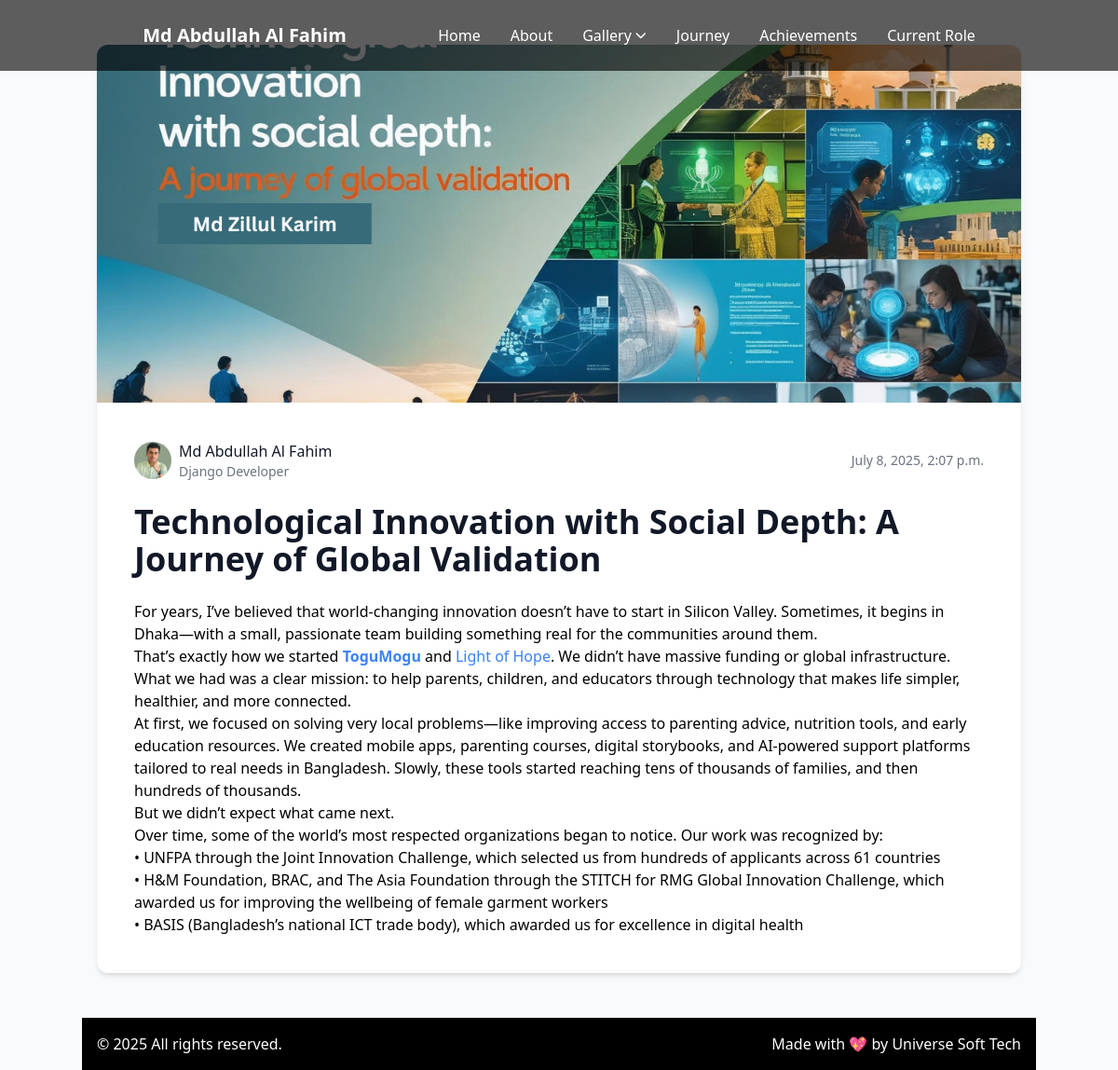
Screenshot of /blogs/technological-innovation-with-social-depth-a-journey-of-global-validation with the database file from the repository.
### userprofile/models.py (models this page shows, shortened)
class Profile(models.Model):
    full_name = models.CharField(max_length=200)
    designation = models.CharField(max_length=200)
    profile_image = models.ImageField(upload_to='profile/')
    short_bio = models.TextField()
    about = RichTextField()
    about_image = models.ImageField(
        upload_to='profile/about/',
        blank=True,
        null=True,
        help_text="Image specifically for the About section"
    )
    email = models.EmailField()
    phone = models.CharField(max_length=20)
    address = models.TextField()
    cv_file = models.FileField(upload_to='cvs/', blank=True)
    facebook = models.URLField(blank=True)
    linkedin = models.URLField(blank=True)
    twitter = models.URLField(blank=True)
    instagram = models.URLField(blank=True)
    medium = models.URLField(blank=True)
    hero_title = models.CharField(max_length=200, default="Innovating Education")
    hero_description = RichTextField(default="About my work...")
    show_hero_mobile = models.BooleanField(default=True)
    hero_button_text = models.CharField(max_length=50, default="Contact Me")

class BlogPost(models.Model):
    profile = models.ForeignKey(Profile, on_delete=models.CASCADE)
    title = models.CharField(max_length=200)
    slug = models.SlugField(max_length=200, unique=True, blank=True)
    content = RichTextField()
    featured_image = models.ImageField(upload_to='blog/')
    published_date = models.DateTimeField(auto_now_add=True)
    is_published = models.BooleanField(default=True)

### userprofile/views.py (the view)
# urls.py: path('blogs/<slug:slug>',blog_details,name='blogdetails'),
def blog_details(request,slug):
    profile = Profile.objects.first()
    blog = get_object_or_404(BlogPost, slug=slug)
    return render(request, 'profile/blogdetails.html', {'blog':blog,'profile':profile})

### userprofile/templates/profile/blogdetails.html (shortened to what this page needs)
{% extends "profile/base.html" %}
{% block content %}
<main class="container mx-auto px-4 py-8 md:py-12">
    <article class="max-w-6xl mx-auto bg-white rounded-xl shadow-md overflow-hidden">
        <div class="w-full h-64 md:h-96 bg-gray-200 overflow-hidden">
            <img src="{{ blog.featured_image.url }}" alt="{{ blog.title }}" class="w-full h-full object-cover">
        </div>
        <div class="p-6 md:p-8 lg:p-10">
            <div class="flex items-center justify-between mb-6">
                <div class="flex items-center space-x-2">
                    <div class="w-10 h-10 rounded-full bg-blue-100 flex items-center justify-center overflow-hidden">
                        <img src="{{ profile.profile_image.url }}" alt="{{ profile.full_name }}"
                            class="w-full h-full object-cover">
                    </div>
                    <div>
                        <p class="font-medium text-gray-900">{{ profile.full_name }}</p>
                        <p class="text-sm text-gray-500">{{ profile.designation }}</p>
                    </div>
                </div>
                <div class="text-sm text-gray-500">
                    <time>{{ blog.published_date }}</time>
                </div>
            </div>
            <h1 class="text-3xl md:text-4xl font-bold text-gray-900 mb-6">{{ blog.title }}</h1>
            <div class="prose max-w-none">
                <p class="lead">{{ blog.content | safe }}</p>
            </div>
        </div>
    </article>
</main>
{% endblock content %}

### userprofile/templates/profile/include/navbar.html (shortened to what this page needs)
<header class="bg-[#000000A0] fixed w-screen top-0 z-50">
    <div class="container mx-auto">
        <nav>
            <div class="flex justify-around items-center px-4 py-6">
                <div>
                    <a href="#" class="text-white font-semibold text-xl group relative">
                        <span>{{ profile.full_name }}</span>
                    </a>
                </div>
                <div class="hidden md:flex items-center space-x-8">
                    <div class="group relative">
                        <a href="{% url 'home' %}" class="text-white hover:text-gray-300">
                            <span>Home</span>
                        </a>
                    </div>
                    <div class="group relative">
                        <a href="{% url 'home' %}#about" class="text-white hover:text-gray-300">
                            <span>About</span>
                        </a>
                    </div>
                    <div class="group relative">
                        <button class="text-white hover:text-gray-300 flex items-center">
                            <span>Gallery</span>
                            <i
                                class="fas fa-chevron-down ml-1 text-xs transition-transform duration-200 group-hover:rotate-180"></i>
                        </button>
                    </div>
                    <div class="group relative">
                        <a href="{% url 'home' %}#journey" class="text-white hover:text-gray-300">
                            <span>Journey</span>
                        </a>
                    </div>
                    <div class="group relative">
                        <a href="#achievements" class="text-white hover:text-gray-300">
                            <span>Achievements</span>
                        </a>
                    </div>
                    <div class="group relative">
                        <a href="{% url 'home' %}#current_role" class="text-white hover:text-gray-300">
                            <span>Current Role</span>
                        </a>
                    </div>
                </div>
            </div>
        </nav>
    </div>
</header>

### userprofile/templates/profile/blogdetails.html (style rules this page uses)
.prose { max-width: 65ch; }
.prose a { color: #3B82F6; text-decoration: none; font-weight: 500; }

### rows the page displays
Profile: full_name "Md Abdullah Al Fahim", profile_image (picture), designation "Django Developer"
BlogPost: featured_image (picture), published_date "July 8, 2025, 2:07 p.m.", title "Technological Innovation with Social Depth: A Journey of Global Validation", content "For years, I’ve believed that world-changing innovation doesn’t have to start in Silicon Valley. Sometimes, it begins in Dhaka—with a small, passionate team building something real for the communities around them. That’s exactly how we started ToguMogu and Light of Hope . We didn’t have massive funding or global infrastructure. What we had was a clear mission: to help parents, children, and educators through technology that makes life simpler, healthier, and more connected. At first, we focused on solving very local problems—like improving access to parenting advice, nutrition tools, and early education resources. We created mobile apps, parenting courses, digital storybooks, and AI-powered…"
